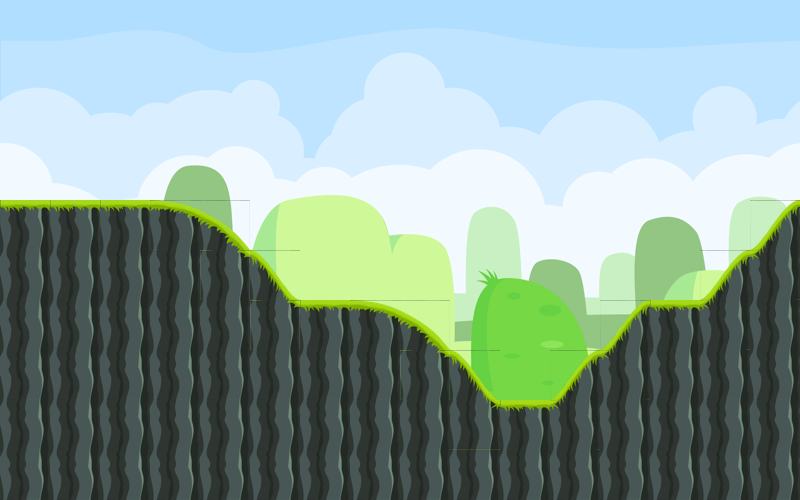

Below is a game level as drawn by its tile map, then a one-line description and the .tmx file that defines it, in full:
An orthogonal 16x10 tile map with 50x50 px tiles, 2 tile layers (Background, Platform), 2 tilesets.

<map version="1.2" tiledversion="1.2.4" orientation="orthogonal" renderorder="right-down" width="16" height="10" tilewidth="50" tileheight="50" infinite="0" nextlayerid="6" nextobjectid="1">
 <tileset firstgid="1" name="platform" tilewidth="50" tileheight="50" tilecount="25" columns="5">
  <image source="images/tileset_06.png" width="250" height="250" />
  <tile id="0">
   <properties>
    <property name="collides" type="bool" value="true" />
   </properties>
  </tile>
  <tile id="1">
   <properties>
    <property name="collides" type="bool" value="true" />
   </properties>
  </tile>
  <tile id="2">
   <properties>
    <property name="collides" type="bool" value="true" />
   </properties>
  </tile>
  <tile id="3">
   <properties>
    <property name="collides" type="bool" value="true" />
   </properties>
  </tile>
  <tile id="4">
   <properties>
    <property name="collides" type="bool" value="true" />
   </properties>
  </tile>
  <tile id="5">
   <properties>
    <property name="collides" type="bool" value="true" />
   </properties>
  </tile>
  <tile id="6">
   <properties>
    <property name="collides" type="bool" value="true" />
   </properties>
  </tile>
  <tile id="7">
   <properties>
    <property name="collides" type="bool" value="true" />
   </properties>
  </tile>
  <tile id="8">
   <properties>
    <property name="collides" type="bool" value="true" />
   </properties>
  </tile>
  <tile id="9">
   <properties>
    <property name="collides" type="bool" value="true" />
   </properties>
  </tile>
  <tile id="10">
   <properties>
    <property name="collides" type="bool" value="true" />
   </properties>
  </tile>
  <tile id="11">
   <properties>
    <property name="collides" type="bool" value="true" />
   </properties>
  </tile>
  <tile id="12">
   <properties>
    <property name="collides" type="bool" value="true" />
   </properties>
  </tile>
  <tile id="13">
   <properties>
    <property name="collides" type="bool" value="true" />
   </properties>
  </tile>
  <tile id="14">
   <properties>
    <property name="collides" type="bool" value="true" />
   </properties>
  </tile>
  <tile id="15">
   <properties>
    <property name="collides" type="bool" value="true" />
   </properties>
  </tile>
  <tile id="16">
   <properties>
    <property name="collides" type="bool" value="true" />
   </properties>
  </tile>
  <tile id="17">
   <properties>
    <property name="collides" type="bool" value="true" />
   </properties>
  </tile>
  <tile id="18">
   <properties>
    <property name="collides" type="bool" value="true" />
   </properties>
  </tile>
  <tile id="19">
   <properties>
    <property name="collides" type="bool" value="true" />
   </properties>
  </tile>
  <tile id="20">
   <properties>
    <property name="collides" type="bool" value="true" />
   </properties>
  </tile>
  <tile id="21">
   <properties>
    <property name="collides" type="bool" value="true" />
   </properties>
  </tile>
  <tile id="22">
   <properties>
    <property name="collides" type="bool" value="true" />
   </properties>
  </tile>
  <tile id="23">
   <properties>
    <property name="collides" type="bool" value="true" />
   </properties>
  </tile>
  <tile id="24">
   <properties>
    <property name="collides" type="bool" value="true" />
   </properties>
  </tile>
 </tileset>
 <tileset firstgid="26" name="background" tilewidth="800" tileheight="500" tilecount="1" columns="1">
  <image source="images/background_03.png" width="800" height="500" />
 </tileset>
 <layer id="5" name="Background" width="16" height="10">
  <data encoding="csv">
0,0,0,0,0,0,0,0,0,0,0,0,0,0,0,0,
0,0,0,0,0,0,0,0,0,0,0,0,0,0,0,0,
0,0,0,0,0,0,0,0,0,0,0,0,0,0,0,0,
0,0,0,0,0,0,0,0,0,0,0,0,0,0,0,0,
0,0,0,0,0,0,0,0,0,0,0,0,0,0,0,0,
0,0,0,0,0,0,0,0,0,0,0,0,0,0,0,0,
0,0,0,0,0,0,0,0,0,10,0,0,0,0,0,0,
0,0,0,0,0,0,0,0,8,10,0,0,0,0,0,0,
0,0,0,0,0,0,0,0,0,0,0,0,0,0,0,0,
26,0,0,0,0,0,0,0,0,0,0,0,0,0,0,0
</data>
 </layer>
 <layer id="3" name="Platform" width="16" height="10">
  <data encoding="csv">
0,0,0,0,0,0,0,0,0,0,0,0,0,0,0,0,
0,0,0,0,0,0,0,0,0,0,0,0,0,0,0,0,
0,0,0,0,0,0,0,0,0,0,0,0,0,0,0,0,
0,0,0,0,0,0,0,0,0,0,0,0,0,0,0,0,
2,2,2,6,7,0,0,0,0,0,0,0,0,0,0,9,
1,1,1,1,8,10,0,0,0,0,0,0,0,0,9,11,
1,1,1,1,1,8,2,6,7,0,0,0,9,2,11,1,
1,1,1,1,1,1,1,1,8,10,0,9,11,1,1,1,
1,1,1,1,1,1,1,1,1,12,2,11,1,1,1,1,
1,1,1,1,1,1,1,1,1,1,1,1,1,1,1,1
</data>
 </layer>
</map>